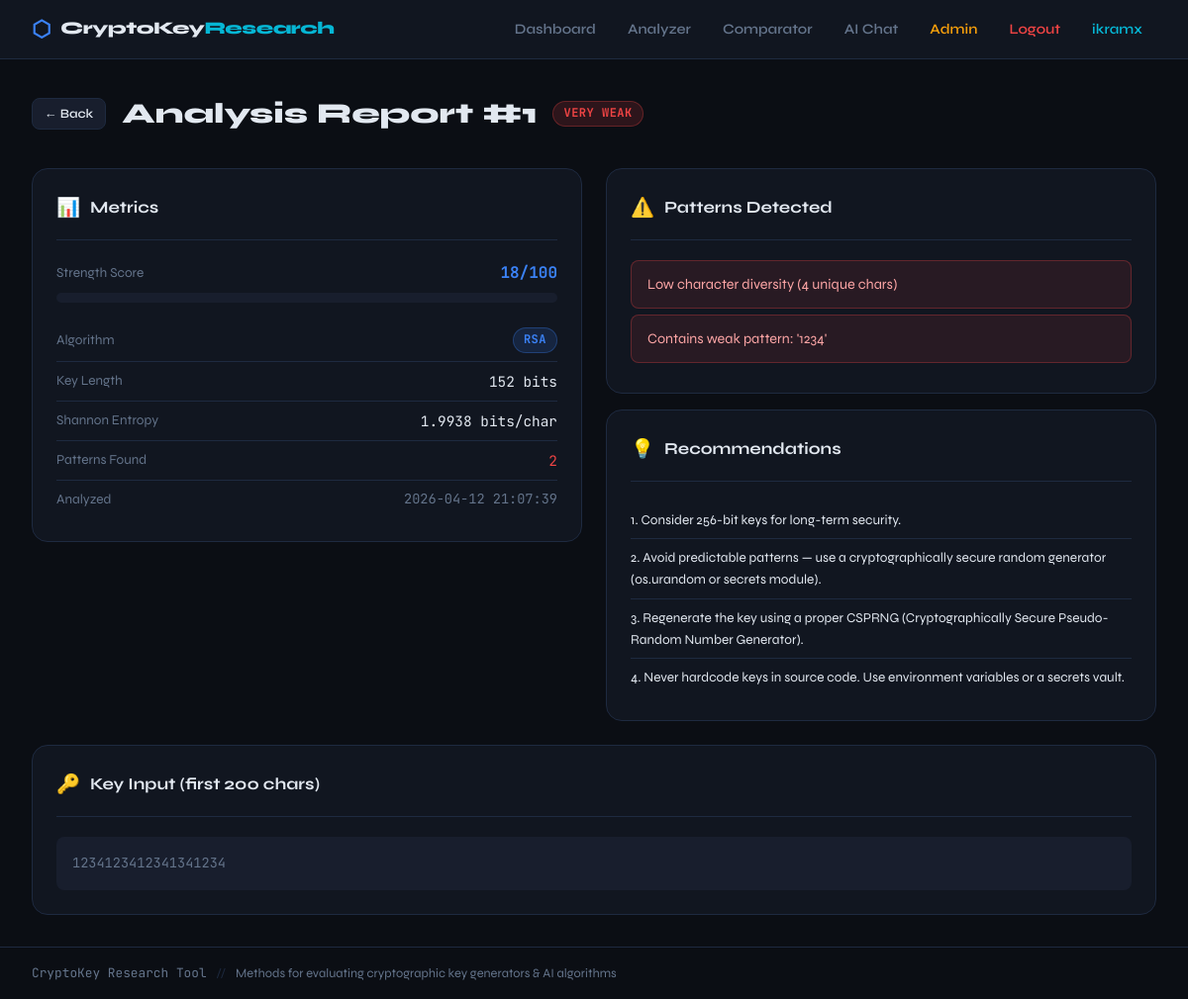
Page /analyze/1/ (signed in) on the committed database.
### analyzer/models.py (models this page shows, shortened)
class AnalysisResult(models.Model):
    ALGORITHM_CHOICES = [
        ('RSA', 'RSA'),
        ('AES', 'AES'),
        ('ECC', 'ECC'),
        ('DES', 'DES'),
        ('3DES', 'Triple DES'),
        ('ChaCha20', 'ChaCha20'),
        ('OTHER', 'Other'),
    ]
    algorithm = models.CharField(max_length=20, choices=ALGORITHM_CHOICES)
    key_input = models.TextField(help_text="The key or seed to analyze")
    key_length = models.IntegerField(default=0)
    entropy_score = models.FloatField(default=0.0)
    strength_score = models.IntegerField(default=0, help_text="0-100")
    strength_label = models.CharField(max_length=20, default='Unknown')
    patterns_found = models.JSONField(default=list)
    recommendations = models.JSONField(default=list)
    created_at = models.DateTimeField(auto_now_add=True)
    class Meta:
        ordering = ['-created_at']

### analyzer/views.py (the view)
# urls.py: path('<int:pk>/', views.analysis_detail, name='analysis_detail'),
@login_required
def analysis_detail(request, pk):
    obj = get_object_or_404(AnalysisResult, pk=pk)
    return render(request, 'analyzer/detail.html', {'result': obj})

### templates/analyzer/detail.html (shortened to what this page needs)
{% extends 'base.html' %}
{% block content %}
<div class="page-header flex items-center gap-3" style="flex-wrap:wrap;">
  <a href="{% url 'analyze' %}" class="btn btn-secondary btn-sm">← Back</a>
  <h1 class="page-title" style="margin:0;">Analysis Report #{{ result.pk }}</h1>
  <span class="badge badge-{% if result.strength_label == 'Strong' %}strong{% elif result.strength_label == 'Moderate' %}moderate{% elif result.strength_label == 'Weak' %}weak{% else %}very-weak{% endif %}">
    {{ result.strength_label }}
  </span>
</div>
<div class="grid-2" style="align-items:start;">
  <div class="card">
    <div class="card-header"><span class="card-icon">📊</span><span class="card-title">Metrics</span></div>
    <div class="mb-2">
      <div class="flex justify-between items-center mb-1">
        <span class="text-sm text-muted">Strength Score</span>
        <span class="font-mono font-bold text-accent">{{ result.strength_score }}/100</span>
      </div>
      <div class="strength-bar-wrap">
        <div class="strength-bar" style="width: {{ result.strength_score }}%"></div>
      </div>
    </div>
    <div class="metric-row"><span class="metric-label">Algorithm</span><span class="metric-value"><span class="badge badge-info">{{ result.algorithm }}</span></span></div>
    <div class="metric-row"><span class="metric-label">Key Length</span><span class="metric-value font-mono">{{ result.key_length }} bits</span></div>
    <div class="metric-row"><span class="metric-label">Shannon Entropy</span><span class="metric-value font-mono">{{ result.entropy_score }} bits/char</span></div>
    <div class="metric-row"><span class="metric-label">Patterns Found</span><span class="metric-value font-mono {% if result.patterns_found %}text-red{% else %}text-green{% endif %}">{{ result.patterns_found|length }}</span></div>
    <div class="metric-row"><span class="metric-label">Analyzed</span><span class="metric-value font-mono text-sm text-muted">{{ result.created_at|date:"Y-m-d H:i:s" }}</span></div>
  </div>
  <div>
    {% if result.patterns_found %}
    <div class="card mb-2">
      <div class="card-header"><span class="card-icon">⚠️</span><span class="card-title">Patterns Detected</span></div>
      {% for p in result.patterns_found %}
        <div class="alert alert-error" style="margin-bottom:6px;">{{ p }}</div>
      {% endfor %}
    </div>
    {% endif %}
    <div class="card">
      <div class="card-header"><span class="card-icon">💡</span><span class="card-title">Recommendations</span></div>
      {% for rec in result.recommendations %}
        <div class="metric-row"><span class="text-sm">{{ forloop.counter }}. {{ rec }}</span></div>
      {% endfor %}
    </div>
  </div>
</div>
<div class="card mt-3">
  <div class="card-header"><span class="card-icon">🔑</span><span class="card-title">Key Input (first 200 chars)</span></div>
  <pre class="font-mono text-sm text-muted" style="white-space:pre-wrap;word-break:break-all;background:var(--bg3);padding:1rem;border-radius:var(--radius);">{{ result.key_input|slice:":200" }}{% if result.key_input|length > 200 %}...{% endif %}</pre>
</div>
{% endblock %}

### templates/base.html (shortened to what this page needs)
<!DOCTYPE html>
<html lang="en">
<head>
  {% load static %}
  <link rel="stylesheet" href="{% static 'css/main.css' %}">
</head>
<body>
<nav class="navbar">
  <a href="{% url 'home' %}" class="nav-brand">
    <span class="brand-icon">⬡</span>
    <span class="brand-text">CryptoKey<span class="brand-accent">Research</span></span>
  </a>
  <ul class="nav-links">
    <li><a href="{% url 'home' %}" class="nav-link {% if request.resolver_match.url_name == 'home' %}active{% endif %}">Dashboard</a></li>
    <li><a href="{% url 'analyze' %}" class="nav-link {% if 'analyze' in request.resolver_match.url_name %}active{% endif %}">Analyzer</a></li>
    <li><a href="{% url 'compare' %}" class="nav-link {% if 'compare' in request.resolver_match.url_name %}active{% endif %}">Comparator</a></li>
    <li><a href="{% url 'chat' %}" class="nav-link {% if 'chat' in request.resolver_match.url_name %}active{% endif %}">AI Chat</a></li>
    <li><a href="/admin/" class="nav-link nav-admin">Admin</a></li>
    {% if user.is_authenticated %}
      <li><a href="{% url 'logout' %}" class="nav-link nav-logout">Logout</a></li>
      <li><span class="nav-link nav-user">{{ user.username }}</span></li>
    {% else %}
      <li><a href="{% url 'login' %}" class="nav-link">Login</a></li>
      <li><a href="{% url 'register' %}" class="nav-link nav-user">Register</a></li>
    {% endif %}
  </ul>
</nav>
<main class="main-content">
  {% block content %}{% endblock %}
</main>
<footer class="footer">
  <span class="mono">CryptoKey Research Tool</span>
  <span class="footer-sep">//</span>
  <span>Methods for evaluating cryptographic key generators &amp; AI algorithms</span>
</footer>
</body>
</html>

### static/css/main.css (style rules this page uses)
:root { --bg: #0b0e14; --bg2: #111620; --bg3: #181e2d; --border: #1e2a40; --accent: #3b82f6; --accent2: #06b6d4; --green: #22c55e; --amber: #f59e0b; --red: #ef4444; --text: #e2e8f0; --muted: #64748b; --mono: 'JetBrains Mono', monospace; --sans: 'Syne', sans-serif; --radius: 8px; --radius-lg:16px; }
*, *::before, *::after { box-sizing: border-box; margin: 0; padding: 0; }
html { scroll-behavior: smooth; }
body { background: var(--bg); color: var(--text); font-family: var(--sans); font-size: 16px; line-height: 1.6; min-height: 100vh; display: flex; flex-direction: column; }
.navbar { display: flex; align-items: center; justify-content: space-between; padding: 0 2rem; height: 60px; background: var(--bg2); border-bottom: 1px solid var(--border); position: sticky; top: 0; z-index: 100; }
.nav-brand { display: flex; align-items: center; gap: 10px; text-decoration: none; color: var(--text); font-weight: 800; font-size: 1.1rem; letter-spacing: -0.5px; }
.brand-icon { color: var(--accent); font-size: 1.4rem; }
.brand-accent { color: var(--accent2); }
.nav-links { list-style: none; display: flex; gap: 4px; }
.nav-link { display: block; padding: 6px 14px; border-radius: var(--radius); text-decoration: none; color: var(--muted); font-size: 0.9rem; font-weight: 600; transition: color 0.2s, background 0.2s; }
.nav-admin { color: var(--amber) !important; }
.main-content { flex: 1; padding: 2rem; max-width: 1200px; width: 100%; margin: 0 auto; }
.footer { padding: 1rem 2rem; border-top: 1px solid var(--border); color: var(--muted); font-size: 0.8rem; display: flex; gap: 10px; align-items: center; }
.footer-sep { color: var(--border); }
.mono { font-family: var(--mono); }
.card { background: var(--bg2); border: 1px solid var(--border); border-radius: var(--radius-lg); padding: 1.5rem; }
.card-header { display: flex; align-items: center; gap: 10px; margin-bottom: 1.25rem; padding-bottom: 1rem; border-bottom: 1px solid var(--border); }
.card-title { font-size: 1.05rem; font-weight: 700; }
.card-icon { font-size: 1.2rem; }
.btn { display: inline-flex; align-items: center; gap: 6px; padding: 9px 20px; border-radius: var(--radius); font-family: var(--sans); font-size: 0.9rem; font-weight: 600; border: none; cursor: pointer; text-decoration: none; transition: opacity 0.2s, transform 0.1s; }
.btn-secondary { background: var(--bg3); color: var(--text); border: 1px solid var(--border); }
.btn-sm { padding: 5px 12px; font-size: 0.8rem; }
.strength-bar-wrap { background: var(--bg3); border-radius: 99px; height: 10px; overflow: hidden; }
.strength-bar { height: 100%; border-radius: 99px; transition: width 0.6s ease; }
.badge { display: inline-block; padding: 2px 10px; border-radius: 99px; font-size: 0.75rem; font-weight: 700; font-family: var(--mono); text-transform: uppercase; letter-spacing: 0.5px; }
.badge-very-weak { background: rgba(239,68,68,0.15); color: var(--red); border: 1px solid rgba(239,68,68,0.3); }
.badge-info { background: rgba(59,130,246,0.15); color: var(--accent); border: 1px solid rgba(59,130,246,0.3); }
.alert { padding: 12px 16px; border-radius: var(--radius); font-size: 0.9rem; margin-bottom: 1rem; }
.alert-error { background: rgba(239,68,68,0.1); border: 1px solid rgba(239,68,68,0.3); color: #fca5a5; }
.grid-2 { display: grid; grid-template-columns: 1fr 1fr; gap: 1.5rem; }
.metric-row { display: flex; align-items: center; justify-content: space-between; padding: 8px 0; border-bottom: 1px solid var(--border); gap: 12px; }
.metric-row:last-child { border-bottom: none; }
.metric-label { color: var(--muted); font-size: 0.85rem; min-width: 140px; }
.metric-value { font-family: var(--mono); font-size: 0.9rem; }
.page-header { margin-bottom: 2rem; }
.page-title { font-size: 1.8rem; font-weight: 800; margin-bottom: 4px; }
.mt-3 { margin-top: 1.5rem; }
.mb-1 { margin-bottom: 0.5rem; }
.mb-2 { margin-bottom: 1rem; }
.text-muted { color: var(--muted); }
.text-accent { color: var(--accent); }
.text-red { color: var(--red); }
.font-mono { font-family: var(--mono); }
.font-bold { font-weight: 700; }
.text-sm { font-size: 0.85rem; }
.flex { display: flex; }
.items-center { align-items: center; }
.gap-3 { gap: 1rem; }
.justify-between { justify-content: space-between; }
.nav-user { color: var(--accent2) !important; }
.nav-logout { color: var(--red) !important; }

### rows in the picture
AnalysisResult: pk "1", strength_label "VERY WEAK", strength_score "18", algorithm "RSA", key_length "152", entropy_score "1.9938", patterns_found|length "2", created_at "2026-04-12 21:07:39", key_input "1234123412341341234"

### other values in the picture
{{ user.username }} "ikramx"
{{ p }} "Low character diversity (4 unique chars)" "Contains weak pattern: '1234'"
{{ rec }} "Consider 256-bit keys for long-term security." "Avoid predictable patterns — use a cryptographically secure random generator (os.urandom or secrets module)." "Regenerate the key using a proper CSPRNG (Cryptographically Secure Pseudo-Random Number Generator)." "Never hardcode keys in source code. Use environment variables or a secrets vault."
